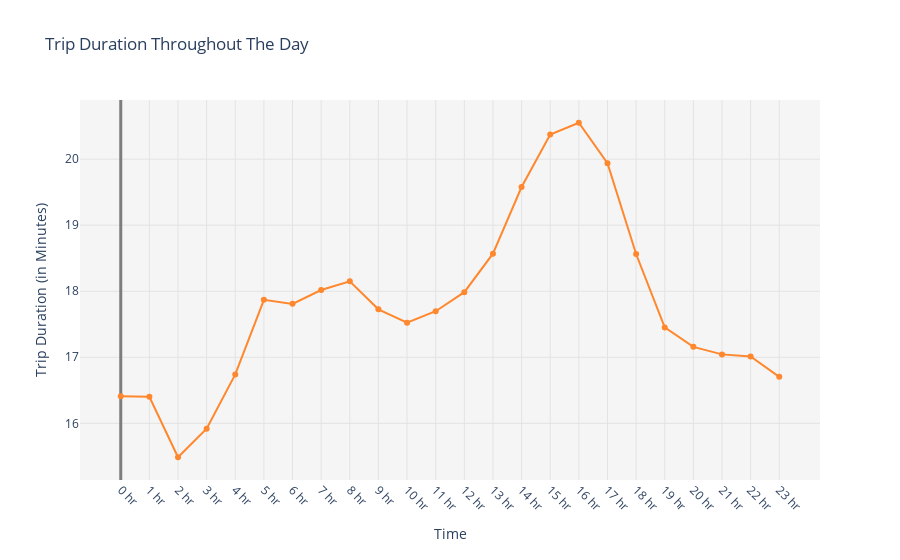

The notebook cell saved with this chart:
### Code cell
fig3=go.Figure(data=go.Scatter(x=trip_duration_df['pickup_hour'], y=trip_duration_df['dur'],mode='lines+markers',marker_color='rgb(255, 135, 45)'))
fig3.update_layout(
    title="Trip Duration Throughout The Day",
    plot_bgcolor='rgba(245, 245, 245 ,10)',
    xaxis = dict(
            tickmode = 'array',
            tickvals = ticks,
            ticktext = ticks_text,
            tickangle = 45
    )
)
fig3.update_xaxes(title_text="Time",gridcolor= 'rgb(227, 227, 227)',zerolinewidth=3, 
            zerolinecolor='rgb(125, 125, 125)')
fig3.update_yaxes(title_text="Trip Duration (in Minutes)",gridcolor= 'rgb(227, 227, 227)')
fig3.show()

### Figure 1 — Plotly figure (JSON) as saved in the notebook; plotly's stock layout.template omitted (floating-point values rounded to 4 significant figures)
{"data": [{"marker": {"color": "rgb(255, 135, 45)"}, "mode": "lines+markers", "type": "scatter", "x": [0, 1, 2, 3, 4, 5, 6, 7, 8, 9, 10, 11, 12, 13, 14, 15, 16, 17, 18, 19, 20, 21, 22, 23], "y": [16.41, 16.4, 15.49, 15.92, 16.74, 17.87, 17.81, 18.02, 18.15, 17.73, 17.52, 17.7, 17.99, 18.57, 19.58, 20.37, 20.55, 19.94, 18.56, 17.45, 17.16, 17.04, 17.01, 16.7]}], "layout": {"plot_bgcolor": "rgba(245, 245, 245 ,10)", "title": {"text": "Trip Duration Throughout The Day"}, "xaxis": {"gridcolor": "rgb(227, 227, 227)", "tickangle": 45, "tickmode": "array", "ticktext": ["0 hr", "1 hr", "2 hr", "3 hr", "4 hr", "5 hr", "6 hr", "7 hr", "8 hr", "9 hr", "10 hr", "11 hr", "12 hr", "13 hr", "14 hr", "15 hr", "16 hr", "17 hr", "18 hr", "19 hr", "20 hr", "21 hr", "22 hr", "23 hr"], "tickvals": [0, 1, 2, 3, 4, 5, 6, 7, 8, 9, 10, 11, 12, 13, 14, 15, 16, 17, 18, 19, 20, 21, 22, 23], "title": {"text": "Time"}, "zerolinecolor": "rgb(125, 125, 125)", "zerolinewidth": 3}, "yaxis": {"gridcolor": "rgb(227, 227, 227)", "title": {"text": "Trip Duration (in Minutes)"}}}}
